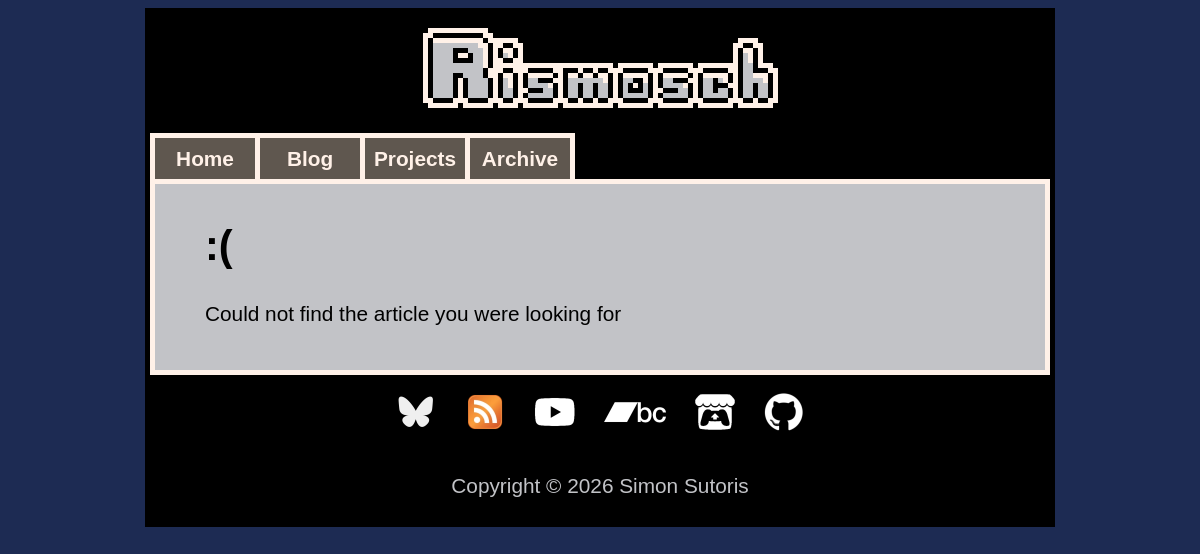
Before: /website/article.php?id=angery with the older database file.
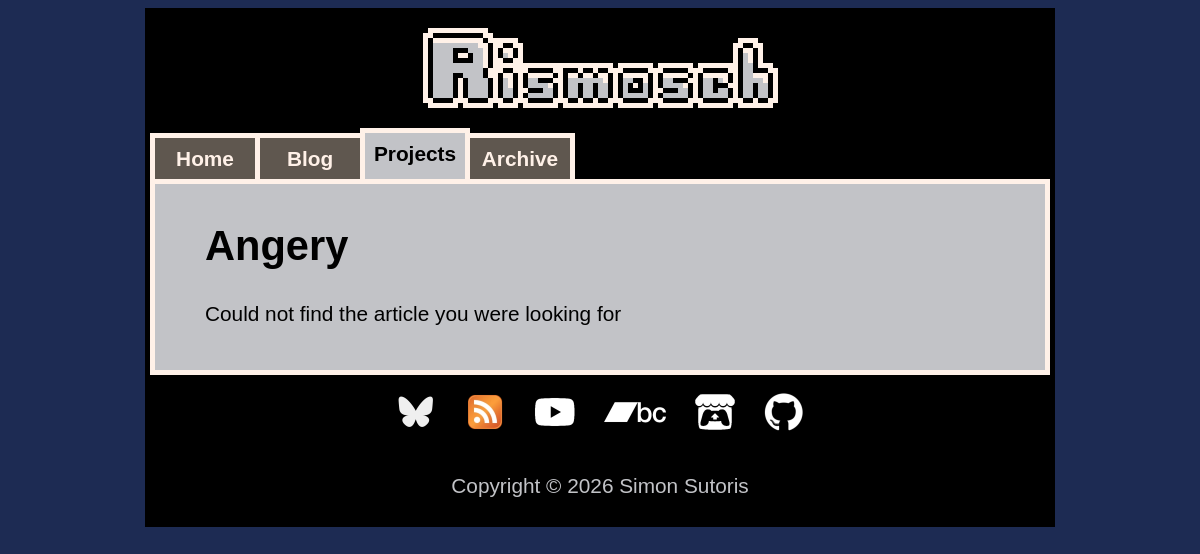
After: the same page with the newer database file.
### tables this page shows
CREATE TABLE `Articles` (
  `id` varchar(256) NOT NULL,
  `type_id` int(11) NOT NULL DEFAULT 0,
  `category_id` int(11) NOT NULL DEFAULT 0,
  `blog_type_id` int(11) NOT NULL,
  `title` varchar(256) NOT NULL,
  `timestamp` timestamp NOT NULL DEFAULT current_timestamp(),
  `link` varchar(256) DEFAULT NULL,
  `thumbnail_path` varchar(256) DEFAULT NULL,
  `description` varchar(256) NOT NULL,
  `keywords` varchar(256) NOT NULL,
  `deprecated` text DEFAULT NULL
);

### website/article.php (the view, shortened to what the changed rows need)
<?php
include 'php/articles_database.php';
include 'php/util.php';
if(isset($_GET["id"]))
{
	$safe_characters = 'abcdefghijklmnopqrstuvwxyz-0123456789';
	$id_is_safe = true;
	$unsafe_article_id = $_GET["id"];
	$unsafe_article_id_chars = str_split($unsafe_article_id);
	foreach($unsafe_article_id_chars as $unsafe_article_id_char)
	{
		if(strpos($safe_characters, $unsafe_article_id_char) !== false)
			continue;
		$id_is_safe = false;
		break;
	}
	if($id_is_safe)
		$article_id = $unsafe_article_id;
	else
		$article_id = "error";
}
else
	$article_id = "error";
	$fileToLoad = 'page_0';
$dbConn = mysqli_connect($dbHost, $dbSelectUsername, $dbSelectPassword, $dbName);
$active_tab = -1;
$title = ":(";
if($dbConn){
	$articleData = GetArticleData($dbConn, $article_id);
	if(!is_null($articleData))
	{
		if($articleData['type_id'] == 0)
			$active_tab = 1;
		else if($articleData['type_id'] == 1)
			$active_tab = 2;
		$title = $articleData['title'];
		$deprecated = $articleData['deprecated'];
	}
	else
	{
		$title = ':(';
	}
}
$is_blog = $active_tab == 1;
echo_head();
?>
</head>
<body>
	<div class="background">
		<?php
			echo_selector($active_tab);
		?>
		<div class="content" id="content">
			<?php
				$content = "articles/{$article_id}/{$fileToLoad}.php";
				if(file_exists($content))
				{
					if(isset($articleData))
					{
						if($dbConn && $is_blog)
						{
							$sqlNext = GetNextPreviousSql("> '{$articleData['timestamp']}'","ASC");
							$sqlRandom = GetRandomSql($articleData['id']);
							$sqlPrevious = GetNextPreviousSql("< '{$articleData['timestamp']}'","DESC");
							$result = mysqli_query($dbConn,$sqlNext);
							$numRows = mysqli_num_rows($result);
							if($numRows > 0)
							{
								$row = mysqli_fetch_assoc($result);
								$timestamp = strtotime($row['timestamp']);
								$newTimestampFormat = date('M jS, Y',$timestamp);
								if(!is_null($row['link']))
									$link = $row['link'];
								else
									$link = "https://www.rismosch.com/article?id={$row['id']}";
								$nextArticleData = array(
									'id' => $row['id'],
									'type' => $row['type'],
									'category' => $row['category'],
									'blog_type' => $row['blog_type'],
									'title' => $row['title'],
									'timestamp' => $newTimestampFormat,
									'link' => $link,
									'thumbnail_path' => GetThumbnailPath($row),
								);
								$footArticleData = $nextArticleData;
								$footArticlePrefix = "Next Post";
							}
							else {
								$result = mysqli_query($dbConn,$sqlRandom);
								$numRows = mysqli_num_rows($result);
								if($numRows > 0)
								{
									$row = mysqli_fetch_assoc($result);
									$timestamp = strtotime($row['timestamp']);
									$newTimestampFormat = date('M jS, Y',$timestamp);
									if(!is_null($row['link']))
										$link = $row['link'];
									else
										$link = "https://www.rismosch.com/article?id={$row['id']}";
									$footArticleData = array(
										'id' => $row['id'],
										'type' => $row['type'],
										'category' => $row['category'],
									    'blog_type' => $row['blog_type'],
										'title' => $row['title'],
										'timestamp' => $newTimestampFormat,
										'link' => $link,
										'thumbnail_path' => GetThumbnailPath($row),
									);
									$footArticlePrefix = "Random Post";
								}
							}
							$result = mysqli_query($dbConn,$sqlPrevious);
							$numRows = mysqli_num_rows($result);
							if($numRows > 0)
							{
								$row = mysqli_fetch_assoc($result);
								$timestamp = strtotime($row['timestamp']);
								$newTimestampFormat = date('M jS, Y',$timestamp);
								if(!is_null($row['link']))
									$link = $row['link'];
								else
									$link = "https://www.rismosch.com/article?id={$row['id']}";
								$prevArticleData = array(
									'id' => $row['id'],
									'type' => $row['type'],
									'category' => $row['category'],
									'title' => $row['title'],
									'timestamp' => $newTimestampFormat,
									'link' => $link,
									'thumbnail_path' => GetThumbnailPath($row),
								);
							}
						}
						$timestamp = strtotime($articleData['timestamp']);
						$newTimestampFormat = date('M jS, Y',$timestamp);
						echo "<p style=\"text-align: center; margin-top: 13px;\">";
						echo "<span style=\"float: left; text-align: left;\">";
						if(isset($prevArticleData))
							echo "<a title=\"{$prevArticleData['title']}\" href=\"{$prevArticleData['link']}\">";
						else
							echo "<span class=\"unselectable\" style=\"color:var(--pico-8-light-grey)\">";
						echo "&#9664; prev";
						if(isset($prevArticleData))
							echo "</a>";
						else
							echo "</span>";
						echo "</span>";
						echo "<span style=\"color: var(--pico-8-blue); display: none;\" id=\"permalink_header\"><span onclick=\"CopyPermalink(event)\" style=\"cursor: pointer; text-decoration: underline;\">permalink</span></span>";
						echo "<span style=\"float: right; text-align: right;\">";
						if(isset($nextArticleData))
							echo "<a title=\"{$nextArticleData['title']}\" href=\"{$nextArticleData['link']}\" style=\"margin-right: 5px;\">";
						else
							echo "<span class=\"unselectable\" style=\"color:var(--pico-8-light-grey)\">";
						echo "next &#9654;";
						if(isset($nextArticleData))
							echo "</a>";
						else
							echo "</span>";
						echo "</span></p>";
						$article_category_name = "???";
						if ($articleData['type'] == "Blog") {
						    $article_category_name = $articleData['blog_type'];
						} else if ($articleData['type'] == "Project") {
						    $article_category_name = $articleData['category'];
						}
						echo "<noscript><br></noscript><h1>{$title}</h1><p>{$article_category_name} &#183; {$newTimestampFormat}</p>";
					}
					if (isset($deprecated) && trim($deprecated) !== '') {
					    echo "
<blockquote style=\"background-color:var(--pico-8-white); border: 5px solid var(--pico-8-red); padding: 20px;\">
    <h2>This post has been deprecated</h2>
    <p>{$deprecated}</p>
</blockquote>";
					}
					echo "\n\n\n\n";
					include $content;
					echo "\n\n\n\n";
					if(isset($footArticleData))
					{
						echo "<p style=\"border-bottom-width: 5px; border-bottom-style: dashed; border-bottom-color:var(--pico-8-white);\"></p>";
						echo"
						<table style=\"width: 100%;\">
							<tr><td><a title=\"{$footArticleData['title']}\" href=\"{$footArticleData['link']}\" class=\"articles_entry_link\">
							<div class=\"articles_mobile\">
								<table class=\"articles_entry\">
									<tr>
										<td>
											<div class=\"articles_thumbnail_wrapper_outside\">
												<div class=\"articles_thumbnail_wrapper_inside\">
													"; late_image($footArticleData['thumbnail_path'], "articles_thumbnail", "", "Thumbnail: {$footArticleData['title']}"); echo "
												</div>
											</div>
										</td>
									</tr>
									<tr>
										<td>
											<div class=\"articles_thumbnail_information\">
												<p style=\"font-size: 1.17em;\"><b>{$footArticlePrefix}: {$footArticleData['title']}</b></p>
												<p>{$footArticleData['blog_type']} &#183; {$footArticleData['timestamp']}</p>
											</div>
										</td>
									</tr>
								</table>
							</div>
							<div class=\"articles_desktop\">
								<table class=\"articles_entry\">
									<tr>
										<td class=\"articles_thumbnail_row_desktop\">
											<div class=\"articles_thumbnail_wrapper\">
												"; late_image($footArticleData['thumbnail_path'], "articles_thumbnail", "", "Thumbnail: {$footArticleData['title']}"); echo "
											</div>
										</td>
										<td>
											<div class=\"articles_thumbnail_information\">
												<p style=\"font-size: 1.17em;\"><b>{$footArticlePrefix}: {$footArticleData['title']}</b></p>
												<br>
												<p>{$footArticleData['blog_type']} &#183; {$footArticleData['timestamp']}</p>
											</div>
										</td>
									</tr>
								</table>
							</div>
							</a></td></tr>
						</table>
						";
					}
					echo "<p style=\"border-bottom-width: 5px; border-bottom-style: dashed; border-bottom-color:var(--pico-8-white);\"></p>";
					if(isset($prevArticleData))
					{
						echo "
							<table>
								<tr>
									<td>&#9664;</td>
									<td><a title=\"{$prevArticleData['title']}\" style=\"display:inline-block;\" href=\"{$prevArticleData['link']}\">Previous Post: {$prevArticleData['title']}</a></td>
								</tr>
							</table>
						";
					}
					if(isset($articleData) && $is_blog)
					{
						echo "
							<table style=\"margin-top:10px;\">
								<tr>
									<td>&#9654;</td>
									<td><a title=\"Blog\" style=\"display:inline-block;\" href=\"https://www.rismosch.com/blog?bt={$articleData['blog_type_id']}\">Other {$articleData['blog_type']}s</a></td>
								</tr>
							</table>
						";
					}
					echo "
						<table style=\"margin-top:10px; display: none;\" id=\"permalink_foot\">
							<tr>
								<td>&#9654;</td>
								<td><span style=\"color:var(--pico-8-blue);\"><span onclick=\"CopyPermalink(event)\" style=\"cursor: pointer; text-decoration: underline;\">permalink</span></span></td>
							</tr>
						</table>
					";
					echo "<p style=\"border-bottom-width: 5px; border-bottom-style: dashed; border-bottom-color:var(--pico-8-white);\"></p>";
				}
				else
				{
					echo "<h1>{$title}</h1><p>Could not find the article you were looking for</p>";
				}
			?>
		</div>
	</div>
</body>
</html>

### website/php/util.php (shortened to what the changed rows need)
<?php
function echo_head()
{
	include_once '3rd_party_libraries/Mobile-Detect-2.8.34/Mobile_Detect.php';
	$detect = new Mobile_Detect;
	$isMobile = $detect->isMobile() && !$detect->isTablet();
	echo '
<!DOCTYPE html>
<html lang="en">
<head>
	<meta charset="utf-8"/>
	<meta name="viewport" content="width=device-width,initial-scale=1" />
	<link rel="apple-touch-icon" sizes="180x180" href="https://rismosch.com/apple-touch-icon.png">
	<link rel="icon" type="image/png" href="https://rismosch.com/favicon.png" sizes="32x32">
	<link rel="shortcut icon" href="https://rismosch.com/favicon.ico">
	<meta name="msapplication-TileImage" content="https://rismosch.com/mstile-144x144.png">
	<meta name="msapplication-TileColor" content="#00aba9">
	'; if(!$isMobile) echo '<link rel="stylesheet" href="css/desktop.css">'; echo '
	<link rel="stylesheet" href="css/main_dev2.css">
	<script src="javascript/util.js"></script>
	';
}
function echo_selector($active_tab)
{
	$tab_count = 4;
	$tab_selection = array_fill(0,$tab_count,"");
	$tab_selection_dropdown = array_fill(0,$tab_count,"");
	if($active_tab >= 0 && $active_tab < $tab_count)
	{
		$tab_selection[$active_tab] = "active_tab";
		$tab_selection_dropdown[$active_tab] = "class=\"dropdown_selected\" ";
	}
	else
	{
		$active_tab = -1;
	}
	echo '
	<div class="selector" id="selector">
		<ul class="selector_tabs desktop" id="selector_tabs">
			<li class="selector_tab '. $tab_selection[0] .'" id="selector_tab">
				<a href="https://www.rismosch.com/">
					<div><b>Home</b></div>
				</a>
			</li>
			<li class="selector_tab '. $tab_selection[1] .'" id="selector_tab">
				<a href="https://www.rismosch.com/blog">
					<div><b>Blog</b></div>
				</a>
			</li>
			<li class="selector_tab '. $tab_selection[2] .'" id="selector_tab">
				<a href="https://www.rismosch.com/projects">
					<div><b>Projects</b></div>
				</a>
			</li>
			<li class="selector_tab '. $tab_selection[3] .'" id="selector_tab">
				<a href="https://www.rismosch.com/archive">
					<div><b>Archive</b></div>
				</a>
			</li>
		</ul>
		<div class="mobile">
			<div class="selectorDropdown">
				<button class="pixel_image" aria-label="Navigation Dropdown"></button>
				<div class="dropdownContent dropdown">
					<a '.$tab_selection_dropdown[0].'href="https://www.rismosch.com/">Home</a>
					<a '.$tab_selection_dropdown[1].'href="https://www.rismosch.com/blog">Blog</a>
					<a '.$tab_selection_dropdown[2].'href="https://www.rismosch.com/projects">Projects</a>
					<a '.$tab_selection_dropdown[3].'href="https://www.rismosch.com/archive">Archive</a>
				</div>
			</div>
		</div>
	</div>
	';
}
?>

Changed rows visible on the page:
now on this page (row edited): articles: title "Angery"
Other visible differences:
$title: ":(" → (not shown)
